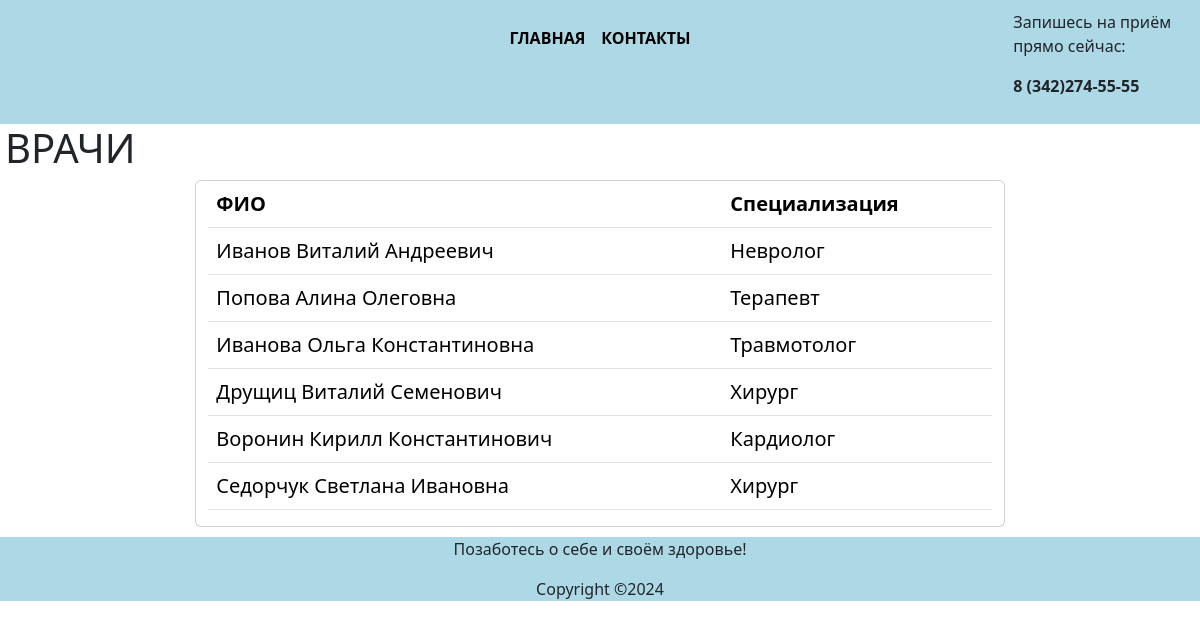
The page /vrach.php on the database its author committed.
### tables this page shows
CREATE TABLE `doctor` (
  `id_doctor` int(11) NOT NULL,
  `name_doctor` varchar(100) NOT NULL,
  `adress` varchar(100) NOT NULL,
  `kvalific` varchar(50) NOT NULL,
  `speciaization` varchar(50) NOT NULL
);

### vrach.php (the view, shortened to what this page needs)
<?php
include 'template/head.php';
include 'template/nav.php';
include 'template/data.php';
?>
  <main>
      <h1 class="stl1"> ВРАЧИ</h1>
      <section id="doctor">
          <div class="row">
           <div class="col-lg-2"> </div>
           <div class="card col-lg-8" >
            <table class="table">
              <tr>
                <th>ФИО</th>
                <th>Специализация</th>
              </tr>
               <?php
                 $result= $mysqli->query('SELECT * FROM doctor');
                 foreach( $result as $row)
                 {
                  echo '<tr><td>'.$row['name_doctor'].'</td>
                        <td>'.$row['speciaization'].'</td></tr>';
                 }
               ?>
            </table>
           </div>
          <div class="col-lg-2"> </div>
        </div>
      </section>
  </main>
<?php
include 'template/footer.php';
?>

### css/style.css (style rules this page uses)
* { margin: 0; box-sizing: border-box; }
header, nav, main, section, footer { display: block }
main { padding-left: 5px; padding-right: 5px; padding-bottom: 10px; font-size: 20px; }

### rows shown on the page
doctor: name_doctor "Иванов Виталий Андреевич", speciaization "Невролог"
doctor: name_doctor "Попова Алина Олеговна", speciaization "Терапевт"
doctor: name_doctor "Иванова Ольга Константиновна", speciaization "Травмотолог"
doctor: name_doctor "Друщиц Виталий Семенович", speciaization "Хирург"
doctor: name_doctor "Воронин Кирилл Константинович", speciaization "Кардиолог"
doctor: name_doctor "Седорчук Светлана Ивановна", speciaization "Хирург"
